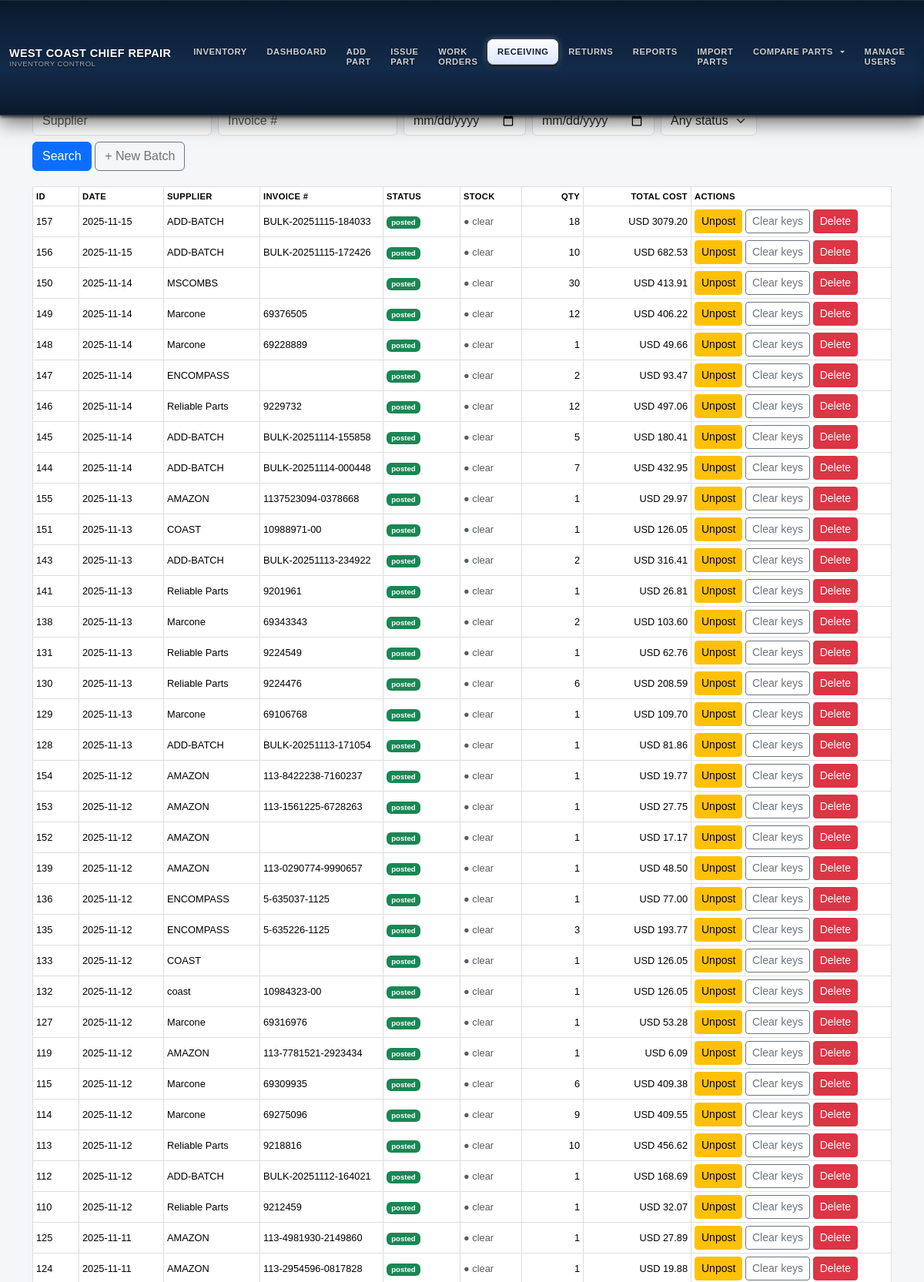
Page /receiving (signed in, upper part) on the committed database.
### models.py (models this page shows, shortened)
class GoodsReceipt(db.Model):
    __tablename__ = "goods_receipts"
    __table_args__ = (
        db.Index("ix_gr_supplier_invoice", "supplier_name", "invoice_number"),
        {"extend_existing": True},
    )
    id = db.Column(db.Integer, primary_key=True)
    supplier_name = db.Column(db.String(200), nullable=False, index=True)
    invoice_number = db.Column(db.String(64))
    invoice_date = db.Column(db.Date)
    currency = db.Column(db.String(8), default="USD")
    notes = db.Column(db.Text)
    status = db.Column(db.String(16), default="draft", nullable=False)
    created_at = db.Column(db.DateTime, default=datetime.utcnow, nullable=False)
    created_by = db.Column(db.Integer)
    posted_at = db.Column(db.DateTime)
    posted_by = db.Column(db.Integer)
    attachment_path = db.Column(db.String(512))
    extra_expenses = db.Column(db.Float, default=0.0)
    @property
    def items(self):
        return self.lines

### inventory/routes.py (the view)
@inventory_bp.get("/receiving", endpoint="receiving_list")
@login_required
def receiving_list():
    from sqlalchemy import func
    current_app.logger.debug("### DEBUG receiving_list USING MODEL %s FROM %s TABLENAME=%s", ReceivingBatch, __file__,
                               getattr(ReceivingBatch, "__tablename__", "?"))
    q = ReceivingBatch.query
    supplier = (request.args.get("supplier") or "").strip()
    inv = (request.args.get("invoice") or "").strip()
    d1 = (request.args.get("date_from") or "").strip()
    d2 = (request.args.get("date_to") or "").strip()
    status = (request.args.get("status") or "").strip()
    if supplier:
        q = q.filter(ReceivingBatch.supplier_name.ilike(f"%{supplier}%"))
    if inv:
        q = q.filter(ReceivingBatch.invoice_number.ilike(f"%{inv}%"))
    if status in ("draft", "posted"):
        q = q.filter(ReceivingBatch.status == status)
    def _parse_date(s):
        try:
            return datetime.strptime(s, "%Y-%m-%d").date()
        except Exception:
            return None
    d1p, d2p = _parse_date(d1), _parse_date(d2)
    if d1p:
        q = q.filter(ReceivingBatch.invoice_date >= d1p)
    if d2p:
        q = q.filter(ReceivingBatch.invoice_date <= d2p)
    batches = q.order_by(
        ReceivingBatch.invoice_date.desc().nullslast(),
        ReceivingBatch.id.desc()
    ).all()
    totals = {}
    for b in batches:
        try:
            lines = getattr(b, "items", []) or getattr(b, "lines", []) or []
            total = 0.0
            for ln in lines:
                qty  = getattr(ln, "qty", None) or getattr(ln, "quantity", 0) or 0
                cost = getattr(ln, "unit_cost", None) or getattr(ln, "price", None) or 0.0
                try:
                    total += float(cost) * int(qty)
                except Exception:
                    pass
            totals[b.id] = total
        except Exception:
            totals[b.id] = 0.0
    can_admin = bool(
        getattr(current_user, "is_superadmin", False) or
        getattr(current_user, "is_super_admin", False) or
        getattr(current_user, "is_admin", False)
    )
    return render_template(
        "receiving_list.html",
        batches=batches,
        totals=totals,
        can_admin=can_admin,
        filters={
            "supplier": supplier, "invoice": inv,
            "date_from": d1, "date_to": d2, "status": status
        }
    )

### app.py (called while the page is built)
@app.before_request
def restrict_role_routes():
    try:
        if not getattr(current_user, "is_authenticated", False):
            return  # гость — пусть дойдёт до /login
        ep = (request.endpoint or "").strip()
        role = (getattr(current_user, "role", "") or "").strip().lower()
        if role == "technician":
            if ep in ALLOWED_TECH_ENDPOINTS or ep.endswith(".health") or ep.endswith(".ping"):
                return
            return redirect(url_for("inventory.wo_list"))
        if role == "viewer":
            if ep in ALLOWED_VIEWER_ENDPOINTS or ep.endswith(".health") or ep.endswith(".ping"):
                return
            return redirect(url_for("inventory.wo_list"))
        return
    except Exception:
        try:
            return redirect(url_for("inventory.wo_list"))
        except Exception:
            return

### auth/routes.py (called while the page is built)
@login_manager.user_loader
def load_user(user_id):
    return User.query.get(int(user_id))

### templates/receiving_list.html (shortened to what this page needs)
{% extends "base.html" %}
{% block content %}
<h3>Receiving Batches</h3>
<form class="row g-2 mb-3" method="get">
  <div class="col-auto">
    <input name="supplier" class="form-control" placeholder="Supplier" value="{{ filters.supplier }}">
  </div>
  <div class="col-auto">
    <input name="invoice" class="form-control" placeholder="Invoice #" value="{{ filters.invoice }}">
  </div>
  <div class="col-auto">
    <input name="date_from" type="date" class="form-control" value="{{ filters.date_from }}">
  </div>
  <div class="col-auto">
    <input name="date_to" type="date" class="form-control" value="{{ filters.date_to }}">
  </div>
  <div class="col-auto">
    <select name="status" class="form-select">
      <option value="">Any status</option>
    </select>
  </div>
  <div class="col-auto">
    <button class="btn btn-primary">Search</button>
    <a class="btn btn-outline-secondary" href="{{ url_for('inventory.receiving_new') }}">+ New Batch</a>
  </div>
</form>
{% set role = current_user.role if current_user.is_authenticated else '' %}
{% set can_super = current_user.is_authenticated and (
  role == 'superadmin'
  or (current_user.is_superadmin|default(false))
  or (current_user.is_super_admin|default(false))
) %}
<table class="table table-sm table-hover align-middle">
  <thead>
    <tr>
      <th style="width:60px;">ID</th>
      <th style="width:110px;">Date</th>
      <th>Supplier</th>
      <th style="width:160px;">Invoice #</th>
      <th style="width:100px;">Status</th>
      <th style="width:80px;">Stock</th>
      <th style="width:80px;" class="text-end">Qty</th>
      <th style="width:140px;" class="text-end">Total Cost</th>
      {% if can_super %}
        <th style="width:260px;">Actions</th>
      {% endif %}
    </tr>
  </thead>
  <tbody>
  {% for b in batches %}
    {% set lines = (b.lines if (b.lines is defined) else (b.items if (b.items is defined) else [])) %}
    {% set ns = namespace(qty=0, total=0.0) %}
    {% for it in lines %}
      {% set q = (it.qty|default(it.quantity, true)|default(0, true))|int %}
      {% set u = (it.unit_cost|default(it.unit_cost_at_issue, true)|default(0.0, true))|float %}
      {% set ns.qty = ns.qty + q %}
      {% set ns.total = ns.total + (q * u) %}
    {% endfor %}
    {% set is_posted = (b.status|default('', true)) == 'posted' %}
    {% set stock_applied = (stock_flags[b.id] if stock_flags is defined and b.id in stock_flags else false) %}
    <tr onclick="location.href='{{ url_for('inventory.receiving_detail', batch_id=b.id) }}'"
        style="cursor:pointer">
      <td>{{ b.id }}</td>
      <td>{{ b.invoice_date|default('—', true) }}</td>
      <td>{{ b.supplier_name|default('', true) }}</td>
      <td>{{ b.invoice_number|default('', true) }}</td>
      <td>
        {% if is_posted %}
          <span class="badge bg-success">posted</span>
        {% else %}
          <span class="badge bg-secondary">draft</span>
        {% endif %}
      </td>
      <td>
        {% if stock_applied %}
          <span class="text-success" style="font-size:.8rem; white-space:nowrap;">● stock</span>
        {% else %}
          <span class="text-muted" style="font-size:.8rem; white-space:nowrap;">● clear</span>
        {% endif %}
      </td>
      <td class="text-end">{{ ns.qty }}</td>
      <td class="text-end">
        {{ b.currency|default('USD', true) }}
        {{
          '%.2f' % (
            (totals.get(b.id) if (totals is defined and b.id in totals) else ns.total)
          )
        }}
      </td>
      {% if can_super %}
      <td onclick="event.stopPropagation();">
        <form action="{{ url_for('inventory.receiving_toggle', batch_id=b.id) }}"
              method="post" style="display:inline;">
          <button class="btn btn-sm {{ 'btn-warning' if is_posted else 'btn-primary' }}" type="submit">
            {{ 'Unpost' if is_posted else 'Post' }}
          </button>
        </form>
        <form action="{{ url_for('inventory.receiving_clear_keys', batch_id=b.id) }}"
              method="post" style="display:inline;"
              onsubmit="return confirm('Clear import keys for batch #{{ b.id }}? This allows re-import from the same file.');">
          <button class="btn btn-sm btn-outline-secondary" type="submit">Clear keys</button>
        </form>
        <form action="{{ url_for('inventory.receiving_delete', batch_id=b.id) }}"
              method="post" style="display:inline;"
              onsubmit="return confirm('Delete batch #{{ b.id }}? This will also clear its import keys.');">
          <button class="btn btn-sm btn-danger" type="submit"
                  {% if stock_applied %}disabled title="Unpost first to remove from stock before deleting."{% endif %}>
            Delete
          </button>
        </form>
      </td>
      {% endif %}
    </tr>
  {% endfor %}
  </tbody>
</table>
{% endblock %}

### static/style.css (style rules this page uses)
body { font-family: Arial, sans-serif; background-color:#f6f6f6; padding:20px; margin:0; }
table { width:100%; border-collapse:collapse; margin-top:20px; }
table th, table td { padding:10px; border:1px solid #ddd; text-align:left; }
form input:not([type="checkbox"]):not([type="radio"]):not(.form-check-input), form select, form textarea { width: 100%; box-sizing: border-box; }

### templates/base.html (style rules this page uses)
body { background-color:#f5f6f8; }
table { font-size:.8rem; }
th { font-weight:600; text-transform:uppercase; letter-spacing:.03em; font-size:.7rem; }

### rows in the picture
GoodsReceipt: id "157", invoice_date "2025-11-15", supplier_name "ADD-BATCH", invoice_number "BULK-20251115-184033", qty "18", currency "USD", id "3079.20", value "Unpost"
GoodsReceipt: id "156", invoice_date "2025-11-15", supplier_name "ADD-BATCH", invoice_number "BULK-20251115-172426", qty "10", currency "USD", id "682.53", value "Unpost"
GoodsReceipt: id "150", invoice_date "2025-11-14", supplier_name "MSCOMBS", qty "30", currency "USD", id "413.91", value "Unpost"
GoodsReceipt: id "149", invoice_date "2025-11-14", supplier_name "Marcone", invoice_number "69376505", qty "12", currency "USD", id "406.22", value "Unpost"
GoodsReceipt: id "148", invoice_date "2025-11-14", supplier_name "Marcone", invoice_number "69228889", qty "1", currency "USD", id "49.66", value "Unpost"
GoodsReceipt: id "147", invoice_date "2025-11-14", supplier_name "ENCOMPASS", qty "2", currency "USD", id "93.47", value "Unpost"
GoodsReceipt: id "146", invoice_date "2025-11-14", supplier_name "Reliable Parts", invoice_number "9229732", qty "12", currency "USD", id "497.06", value "Unpost"
GoodsReceipt: id "145", invoice_date "2025-11-14", supplier_name "ADD-BATCH", invoice_number "BULK-20251114-155858", qty "5", currency "USD", id "180.41", value "Unpost"
GoodsReceipt: id "144", invoice_date "2025-11-14", supplier_name "ADD-BATCH", invoice_number "BULK-20251114-000448", qty "7", currency "USD", id "432.95", value "Unpost"
GoodsReceipt: id "155", invoice_date "2025-11-13", supplier_name "AMAZON", invoice_number "1137523094-0378668", qty "1", currency "USD", id "29.97", value "Unpost"
GoodsReceipt: id "151", invoice_date "2025-11-13", supplier_name "COAST", invoice_number "10988971-00", qty "1", currency "USD", id "126.05", value "Unpost"
GoodsReceipt: id "143", invoice_date "2025-11-13", supplier_name "ADD-BATCH", invoice_number "BULK-20251113-234922", qty "2", currency "USD", id "316.41", value "Unpost"
GoodsReceipt: id "141", invoice_date "2025-11-13", supplier_name "Reliable Parts", invoice_number "9201961", qty "1", currency "USD", id "26.81", value "Unpost"
GoodsReceipt: id "138", invoice_date "2025-11-13", supplier_name "Marcone", invoice_number "69343343", qty "2", currency "USD", id "103.60", value "Unpost"
GoodsReceipt: id "131", invoice_date "2025-11-13", supplier_name "Reliable Parts", invoice_number "9224549", qty "1", currency "USD", id "62.76", value "Unpost"
GoodsReceipt: id "130", invoice_date "2025-11-13", supplier_name "Reliable Parts", invoice_number "9224476", qty "6", currency "USD", id "208.59", value "Unpost"
GoodsReceipt: id "129", invoice_date "2025-11-13", supplier_name "Marcone", invoice_number "69106768", qty "1", currency "USD", id "109.70", value "Unpost"
GoodsReceipt: id "128", invoice_date "2025-11-13", supplier_name "ADD-BATCH", invoice_number "BULK-20251113-171054", qty "1", currency "USD", id "81.86", value "Unpost"
GoodsReceipt: id "154", invoice_date "2025-11-12", supplier_name "AMAZON", invoice_number "113-8422238-7160237", qty "1", currency "USD", id "19.77", value "Unpost"
GoodsReceipt: id "153", invoice_date "2025-11-12", supplier_name "AMAZON", invoice_number "113-1561225-6728263", qty "1", currency "USD", id "27.75", value "Unpost"
GoodsReceipt: id "152", invoice_date "2025-11-12", supplier_name "AMAZON", qty "1", currency "USD", id "17.17", value "Unpost"
GoodsReceipt: id "139", invoice_date "2025-11-12", supplier_name "AMAZON", invoice_number "113-0290774-9990657", qty "1", currency "USD", id "48.50", value "Unpost"
GoodsReceipt: id "136", invoice_date "2025-11-12", supplier_name "ENCOMPASS", invoice_number "5-635037-1125", qty "1", currency "USD", id "77.00", value "Unpost"
GoodsReceipt: id "135", invoice_date "2025-11-12", supplier_name "ENCOMPASS", invoice_number "5-635226-1125", qty "3", currency "USD", id "193.77", value "Unpost"
GoodsReceipt: id "133", invoice_date "2025-11-12", supplier_name "COAST", qty "1", currency "USD", id "126.05", value "Unpost"
GoodsReceipt: id "132", invoice_date "2025-11-12", supplier_name "coast", invoice_number "10984323-00", qty "1", currency "USD", id "126.05", value "Unpost"
GoodsReceipt: id "127", invoice_date "2025-11-12", supplier_name "Marcone", invoice_number "69316976", qty "1", currency "USD", id "53.28", value "Unpost"
GoodsReceipt: id "119", invoice_date "2025-11-12", supplier_name "AMAZON", invoice_number "113-7781521-2923434", qty "1", currency "USD", id "6.09", value "Unpost"
GoodsReceipt: id "115", invoice_date "2025-11-12", supplier_name "Marcone", invoice_number "69309935", qty "6", currency "USD", id "409.38", value "Unpost"
GoodsReceipt: id "114", invoice_date "2025-11-12", supplier_name "Marcone", invoice_number "69275096", qty "9", currency "USD", id "409.55", value "Unpost"
GoodsReceipt: id "113", invoice_date "2025-11-12", supplier_name "Reliable Parts", invoice_number "9218816", qty "10", currency "USD", id "456.62", value "Unpost"
GoodsReceipt: id "112", invoice_date "2025-11-12", supplier_name "ADD-BATCH", invoice_number "BULK-20251112-164021", qty "1", currency "USD", id "168.69", value "Unpost"
GoodsReceipt: id "110", invoice_date "2025-11-12", supplier_name "Reliable Parts", invoice_number "9212459", qty "1", currency "USD", id "32.07", value "Unpost"
GoodsReceipt: id "125", invoice_date "2025-11-11", supplier_name "AMAZON", invoice_number "113-4981930-2149860", qty "1", currency "USD", id "27.89", value "Unpost"
GoodsReceipt: id "124", invoice_date "2025-11-11", supplier_name "AMAZON", invoice_number "113-2954596-0817828", qty "1", currency "USD", id "19.88", value "Unpost"
